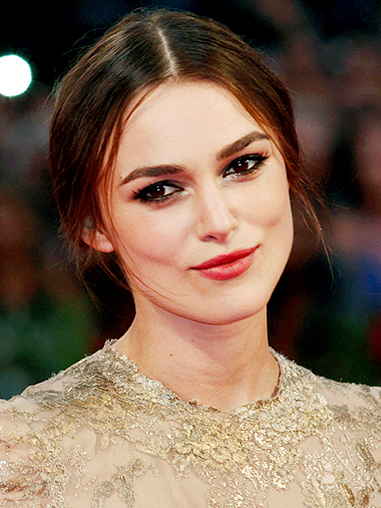
#> input picture Face and Eye Detection/kiera knightly.jpg, 381 x 508 px, found by its file name
$ python face_eye_detectioin.py
#> lines starting #> are read from the running program, lines starting #| are printed output that depends on the picture; after the words box and inside, x2 and y2 are one past the last pixel; in counts of white or black regions, pixels touching at a corner belong together
## Import OpenCV as CV2 ##
## Import numpy as np ##
import cv2
import numpy as np

## Fetch the haarcascade files for face and eye detection ##
face_cascade = cv2.CascadeClassifier(r"H:\Projects\Files For Projects\Other Files\haar cascade files\haarcascade_frontalface_default.xml")
eye_cascade = cv2.CascadeClassifier(r"H:\Projects\Files For Projects\Other Files\haar cascade files\haarcascade_eye.xml")

## Fetch the image file to be identified from the Directory ##
img = cv2.imread(r"H:\Projects\OpenCV\Face and Eye Detection\kiera knightly.jpg")
#> img is the input picture: shape (508, 381, 3); mean B, G, R 84.4, 102.8, 126.6
print(img.shape)
#| (508, 381, 3)
## Resize to convenient Size ##
img = cv2.resize(img, (450,400))
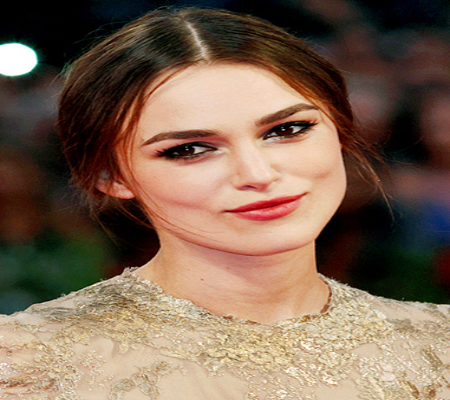
#> img: shape (400, 450, 3); mean B, G, R 84.3, 102.7, 126.5
## Convert it to gary image ##
gray_img = cv2.cvtColor(img,cv2.COLOR_BGR2GRAY)
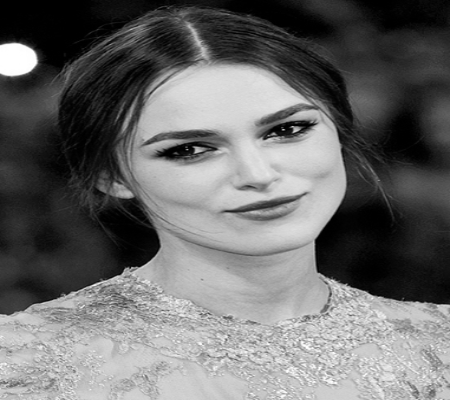
#> gray_img: shape (400, 450); min 0, max 255, mean 107.7

## Detecting face ##
faces = face_cascade.detectMultiScale(gray_img,1.2,4)
#> faces = [[123, 46, 244, 244]]
for (x,y,w,h) in faces:
    cv2.rectangle(img,(x,y),(x+w,y+h),(255,0,0),2)
    roi_gray = gray_img[y:y+h,x:x+w]
    roi_color = img[y:y+h,x:x+w]

    ## Detecting eye ##
    eyes = eye_cascade.detectMultiScale(roi_gray)
    for (ex,ey,ew,eh) in eyes:
        cv2.rectangle(roi_color,(ex,ey),(ex+ew,ey+eh),(0,255,255),2)
#> this loop made 1 pass
#> (x, y, w, h, eyes) on pass 1: (123, 46, 244, 244, [[136, 60, 48, 48]])
#> pass 1, `roi_gray = gray_img[y:y+h,x:x+w]`:
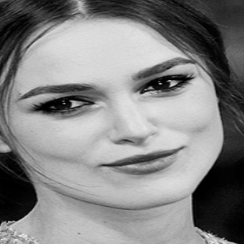
#> roi_gray: shape (244, 244); min 0, max 236, mean 132.5
#> pass 1, `roi_color = img[y:y+h,x:x+w]`:
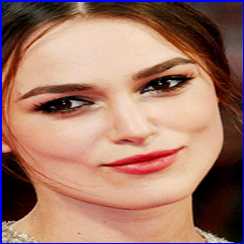
#> roi_color: shape (244, 244, 3); mean B, G, R 105, 120.4, 163.2
#> after the loop:
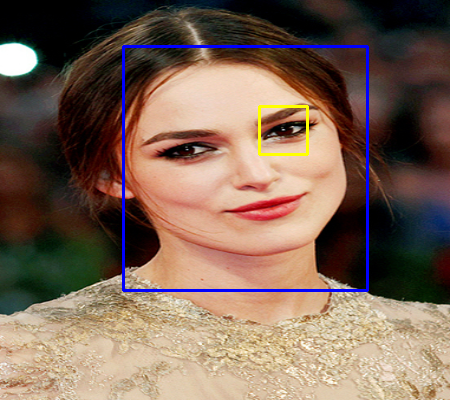
#> img: shape (400, 450, 3); 1.94% of pixels changed, all inside (x1, y1, x2, y2) = (122, 45, 369, 292)
#> after the loop:
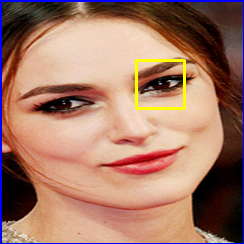
#> roi_color: shape (244, 244, 3); 0.96% of pixels changed, all inside (x1, y1, x2, y2) = (135, 59, 186, 110)

cv2.imshow("Image", img)

k = cv2.waitKey(0)
#> (key Esc is pressed here)
if k == 1000:
    cv2.destroyAllWindows()
elif k == ord("s"):
        cv2.imwrite("image.jpg",img)
        cv2.destroyAllWindows()


cv2.imshow("Image",img)
cv2.waitKey(0)

$ run again, with Face and Eye Detection/image2.jpg copied over Face and Eye Detection/kiera knightly.jpg
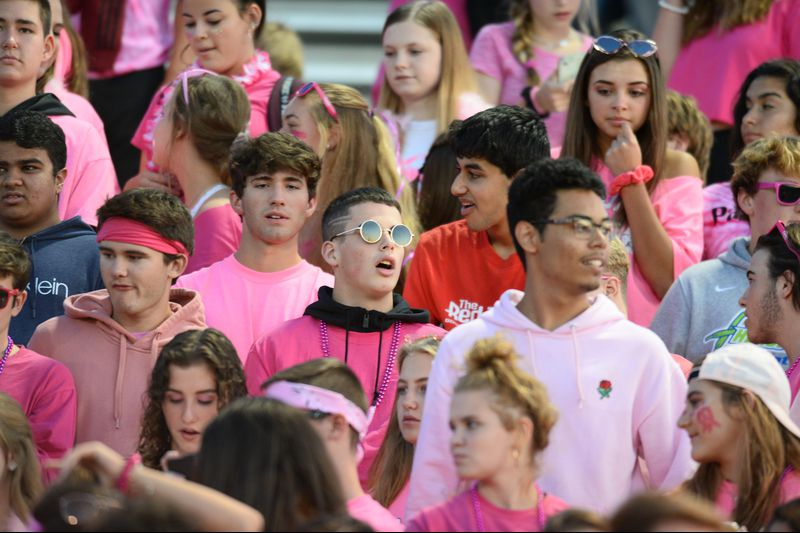
#> input picture Face and Eye Detection/image2.jpg, 800 x 533 px, found by its file name
#> img is the input picture: shape (533, 800, 3); mean B, G, R 106.8, 103.8, 141.7
#| (533, 800, 3)
#> faces = [[82, 282, 50, 50], [204, 21, 49, 49], [323, 48, 52, 52], [129, 117, 56, 56], [232, 112, 56, 56], [302, 144, 66, 66], [188, 152, 57, 57]]
#> the loop `for (x,y,w,h) in faces:` made 7 passes
#> (x, y, w, h, eyes) on passes 2 to 5: (204, 21, 49, 49, [[13, 6, 24, 24]]), (323, 48, 52, 52, [[8, 9, 21, 21]]), (129, 117, 56, 56, [[23, 9, 22, 22]]), (232, 112, 56, 56, [[21, 5, 23, 23]])
#> after the loop `for (x,y,w,h) in faces:`:
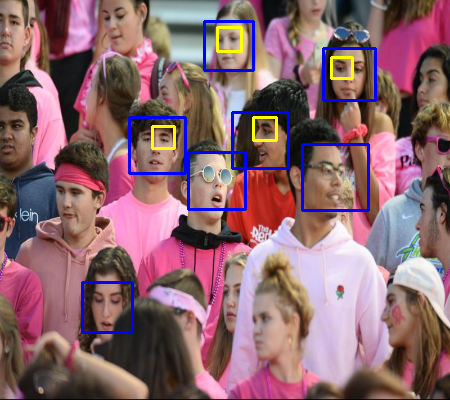
#> img: shape (400, 450, 3); mean B, G, R 110.7, 102.3, 139.3
#> after the loop `for (x,y,w,h) in faces:`:
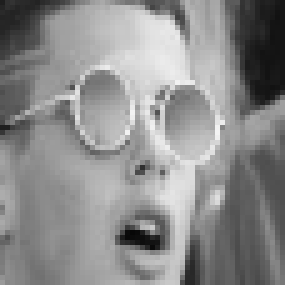
#> roi_gray: shape (57, 57) (shown 5 times larger); min 7, max 244, mean 139.7
